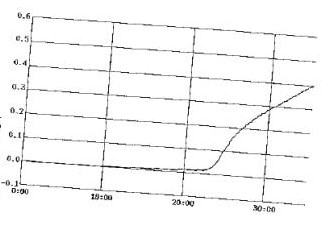
#> input picture OCR/graphical.jpg, 321 x 225 px
$ python 'Reading Graphs.py'
#> lines starting #> are read from the running program, lines starting #| are printed output that depends on the picture; after the words box and inside, x2 and y2 are one past the last pixel; in counts of white or black regions, pixels touching at a corner belong together; long printed decimals are rounded
import cv2
import pytesseract
import numpy as np

pytesseract.pytesseract.tesseract_cmd = 'C:\\Program Files (x86)\\Tesseract-OCR\\tesseract.exe'

ori = cv2.imread("graphical.jpg", 0)
#> ori is the input picture: shape (225, 321); min 0, max 255, mean 245.3
img = cv2.cvtColor(ori, cv2.COLOR_GRAY2BGR)
rotated = cv2.rotate(img, cv2.ROTATE_90_CLOCKWISE)
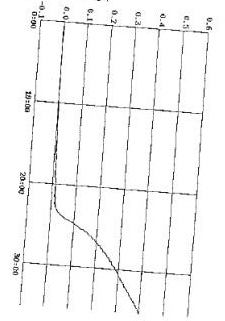
#> rotated: shape (321, 225, 3); min 0, max 255, mean 245.3
edges = cv2.Canny(img, 50, 150, apertureSize=3)
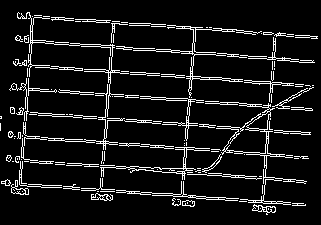
#> edges: shape (225, 321); 9% white in thin lines or dots, all inside (x1, y1, x2, y2) = (0, 12, 318, 215)
lines = cv2.HoughLines(edges, 1, np.pi / 180, 100)
#> lines = 43 rows, first 8: [88, 1.64], [15, 1.64], [112, 1.64], [62, 1.64], [86, 1.64], [183, 1.64], [13, 1.64], [181, 1.64]

#print(lines)

for line in lines:
    print(line)
    rho, theta = line[0]
    a = np.cos(theta)
    b = np.sin(theta)
    x0 = a * rho
    y0 = b * rho
    x1 = int(x0 + 1000 * (-b))
    y1 = int(y0 + 1000 * a)
    x2 = int(x0 - 1000 * (-b))
    y2 = int(y0 - 1000 * a)
    cv2.line(img, (x1, y1), (x2, y2), (0, 0, 255), 2)
#> this loop made 43 passes
#> (rho, theta, a, b, x0, y0, x1, y1) on passes 1 to 12: (88, 1.64, -0.0698, 0.998, -6.14, 87.79, -1003, 18), (15, 1.64, -0.0698, 0.998, -1.05, 14.96, -998, -54), (112, 1.64, -0.0698, 0.998, -7.81, 111.7, -1005, 41), (62, 1.64, -0.0698, 0.998, -4.32, 61.85, -1001, -7), (86, 1.64, -0.0698, 0.998, -6, 85.79, -1003, 16), (183, 1.64, -0.0698, 0.998, -12.77, 182.6, -1010, 112), (13, 1.64, -0.0698, 0.998, -0.907, 12.97, -998, -56), (181, 1.64, -0.0698, 0.998, -12.63, 180.6, -1010, 110), (40, 1.64, -0.0698, 0.998, -2.79, 39.9, -1000, -29), (64, 1.64, -0.0698, 0.998, -4.46, 63.84, -1002, -5), (136, 1.64, -0.0698, 0.998, -9.49, 135.7, -1007, 65), (38, 1.64, -0.0698, 0.998, -2.65, 37.91, -1000, -31)
#| [[88.         1.641]]
#| [[15.         1.641]]
#| [[112.          1.641]]
#| [[62.         1.641]]
#| [[86.         1.641]]
#| [[183.          1.641]]
#| [[13.         1.641]]
#| [[181.          1.641]]
#> (further printed lines are left out)
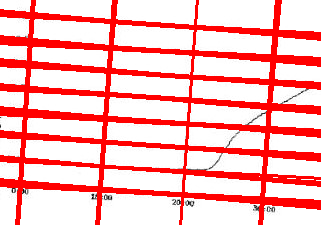
#> img: shape (225, 321, 3); mean B, G, R 183.2, 183.2, 253.5


cv2.imshow("canny", edges)

cv2.imshow("Image", img)
cv2.waitKey(0)
cv2.destroyAllWindows()
